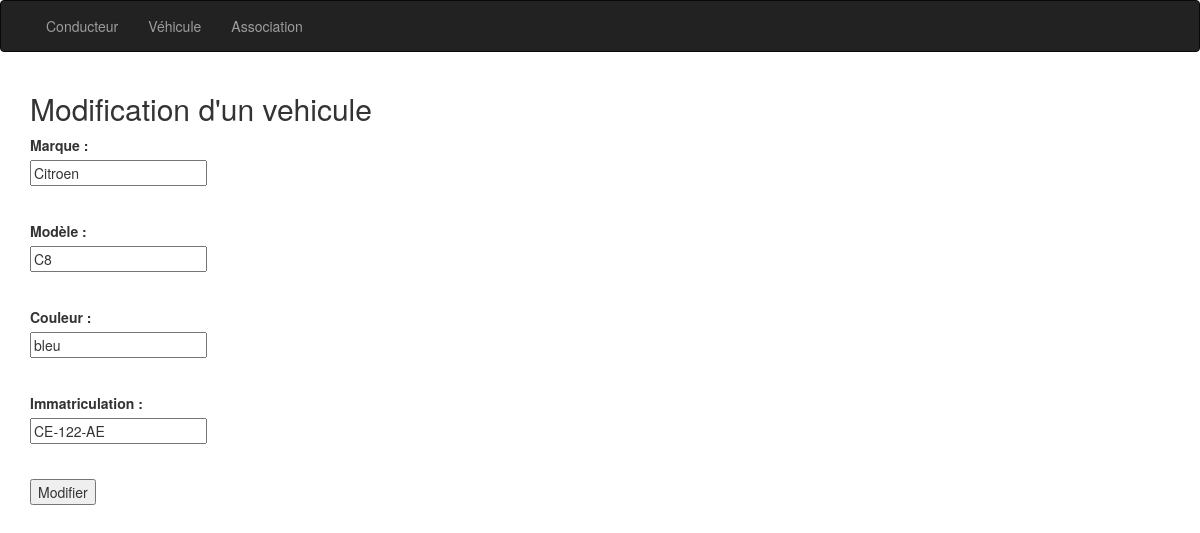
The app's page /eval_04/modif_vehicule.php?id_vehicule=502 with its own data.
### tables this page shows
CREATE TABLE `vehicule` (
  `id_vehicule` int(11) NOT NULL,
  `marque` varchar(100) NOT NULL,
  `modele` varchar(100) NOT NULL,
  `couleur` varchar(100) NOT NULL,
  `immatriculation` varchar(100) NOT NULL
);

### eval_04/modif_vehicule.php (the view, shortened to what this page needs)
<?php
require('inc/header.inc.php');
require('inc/init.inc.php');
$id_vehicule = $_GET['id_vehicule'];
$sql = $pdo -> query("SELECT * FROM vehicule WHERE id_vehicule = '$id_vehicule'");
$ligne_vehicule = $sql -> fetch();
?>
<div class="container">
    <h2>Modification d'un vehicule</h2>
    <form method="post" action="">
        <div class="form-group">
            <label for="prenom">Marque :</label><br>
            <input type="text" name="marque" id ="marque" value="<?= $ligne_vehicule['marque'] ?>"><br><br>
        </div>
        <div class="form-group">
            <label for="modele">Modèle :</label><br>
            <input type="text" name="modele" id= "modele" value="<?= $ligne_vehicule['modele'] ?>"><br><br>
        </div>
        <div class="form-group">
            <label for="couleur">Couleur :</label><br>
            <input type="text" name="couleur" id= "couleur" value="<?= $ligne_vehicule['couleur'] ?>"><br><br>
        </div>
        <div class="form-group">
            <label for="immatriculation">Immatriculation :</label><br>
            <input type="text" name="immatriculation" id= "immatriculation" value="<?= $ligne_vehicule['immatriculation'] ?>"><br><br>
        </div>
        <input type="submit" name="" value="Modifier">
        </form>
    </body>
</html>
<?php include('inc/footer.inc.php'); ?>

### records on screen
vehicule: marque "Citroen", modele "C8", couleur "bleu", immatriculation "CE-122-AE"
